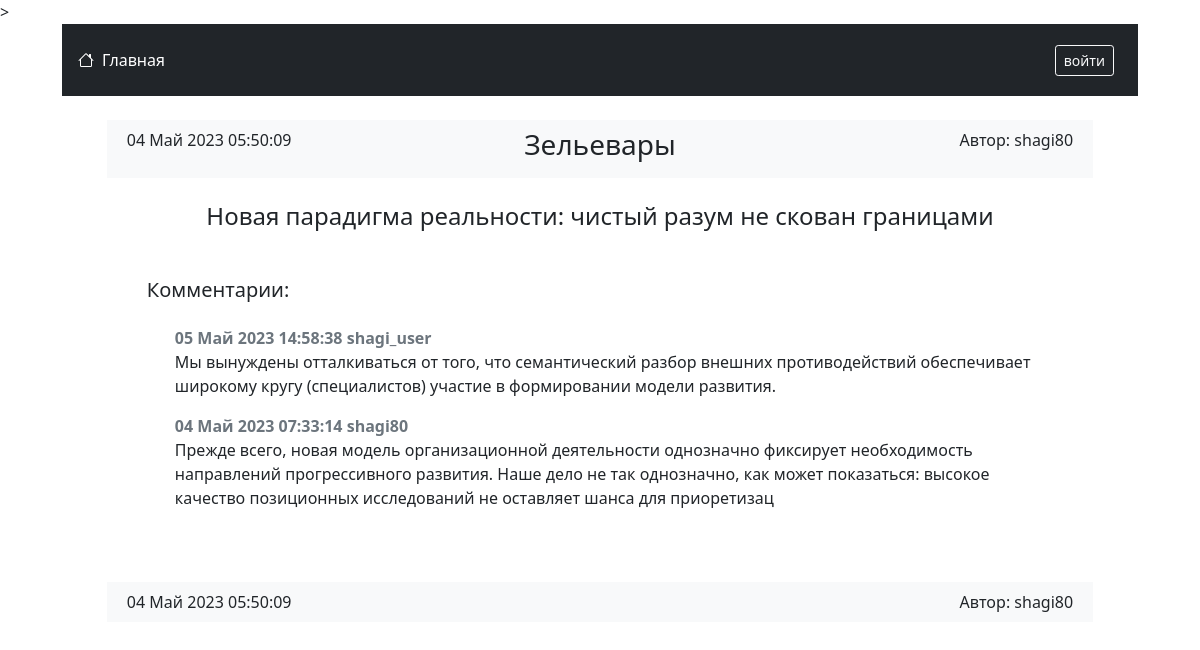
Page /advert/13 on the committed database.
### advert/models.py (models this page shows, shortened)
class Advert(models.Model):
    category = models.CharField(choices=CATEGORY_CHOICES, max_length=50,
                                null=False, blank=False, verbose_name='Категория')
    title = models.CharField(max_length=255, null=False, blank=False,
                             verbose_name='Заголовок объявления')
    text = tinymce_models.HTMLField(max_length=4000, null=False, blank=False,
                                    verbose_name='Текст объявления')
    created_at = models.DateTimeField(auto_now_add=True,
                                      verbose_name='Время создания объявления')
    author = models.ForeignKey(User, on_delete=models.CASCADE, null=False,
                               blank=False, verbose_name='Автор объявления')
    class Meta:
        verbose_name = "Объявление"
        verbose_name_plural = "Объявления"
        ordering = ['-created_at']

class Comment(models.Model):
    advert = models.ForeignKey(Advert, on_delete=models.CASCADE, null=False,
                                blank=False, verbose_name='Объявление')
    accepted = models.BooleanField(default=False, verbose_name='Принят')
    text = models.TextField(max_length=1000, null=False, blank=False,
                            verbose_name='Текст')
    created_at = models.DateTimeField(auto_now_add=True,
                                      verbose_name='Время создания')
    author = models.ForeignKey(User, on_delete=models.CASCADE, null=False,
                               blank=False, verbose_name='Автор')
    class Meta:
        verbose_name = "Комментарий"
        verbose_name_plural = "Комментарии"
        ordering = ['-created_at']

### advert/views.py (the view)
# urls.py: path('advert/<int:pk>', OneAdvert.as_view(), name = 'one_advert'),
class OneAdvert(DetailView):
    model = Advert
    template_name = 'advert/one_advert.html'
    context_object_name = 'advert'

### advert/templates/advert/one_advert.html (shortened to what this page needs)
{% extends 'layout.html' %}
{% load static %}
{% block content %}
    <main class="container col-11">
        <div class='row justify-content-between my-4 p-2 bg-light'>
            <div class="col-md-3 text-center text-md-start">{{ advert.created_at|date:'d F Y H:i:s' }}</div>
            <h3 class="col-md-6 text-center">{{ advert.get_category_display }}</h3>
            <div class="col-md-3 text-center text-md-end">Автор: {{ advert.author }}</div>
        </div>
        <h4 class='text-center mb-4'>{{ advert.title }}</h4>
        <div class='row mx-md-3 my-5'>
            <div class='row justify-content-between mb-3'>
                <h5 class='col-auto'>Комментарии:</h5>
                <div class='col-auto'>
                </div>
            </div>
            <div id='comments' class='row mx-3 mb-2'>
                {% for comment in advert.comment_set.all %}
                    <div id='comment_div_{{ comment.pk }}' class='mb-3'>
                        <strong class='text-muted'> {{ comment.created_at|date:'d F Y H:i:s' }}  {{ comment.author }}</strong>
                        <div> {{ comment.text }} </div>
                    </div>
                {% empty %}
                    <h6 class='text-muted text-center'>Комментариев пока нет ..</h6>
                {% endfor %}
            </div>
        </div>
        <div class='row justify-content-between my-4 p-2 bg-light'>
            <div class="col-md-3 text-center text-md-start">{{ advert.created_at|date:'d F Y H:i:s' }}</div>
            <div class="col-md-3 text-center text-md-end">Автор: {{ advert.author }}</div>
        </div>
    </main>
{% endblock content %}

### rows in the picture
Advert: created_at "04 Май 2023 05:50:09", category "Зельевары", author "shagi80", title "Новая парадигма реальности: чистый разум не скован границами"
Comment: created_at "05 Май 2023 14:58:38", author "shagi_user", text "Мы вынуждены отталкиваться от того, что семантический разбор внешних противодействий обеспечивает широкому кругу (специалистов) участие в формировании модели развития."
Comment: created_at "04 Май 2023 07:33:14", author "shagi80", text "Прежде всего, новая модель организационной деятельности однозначно фиксирует необходимость направлений прогрессивного развития. Наше дело не так однозначно, как может показаться: высокое качество позиционных исследований не оставляет шанса для приоретизац"
